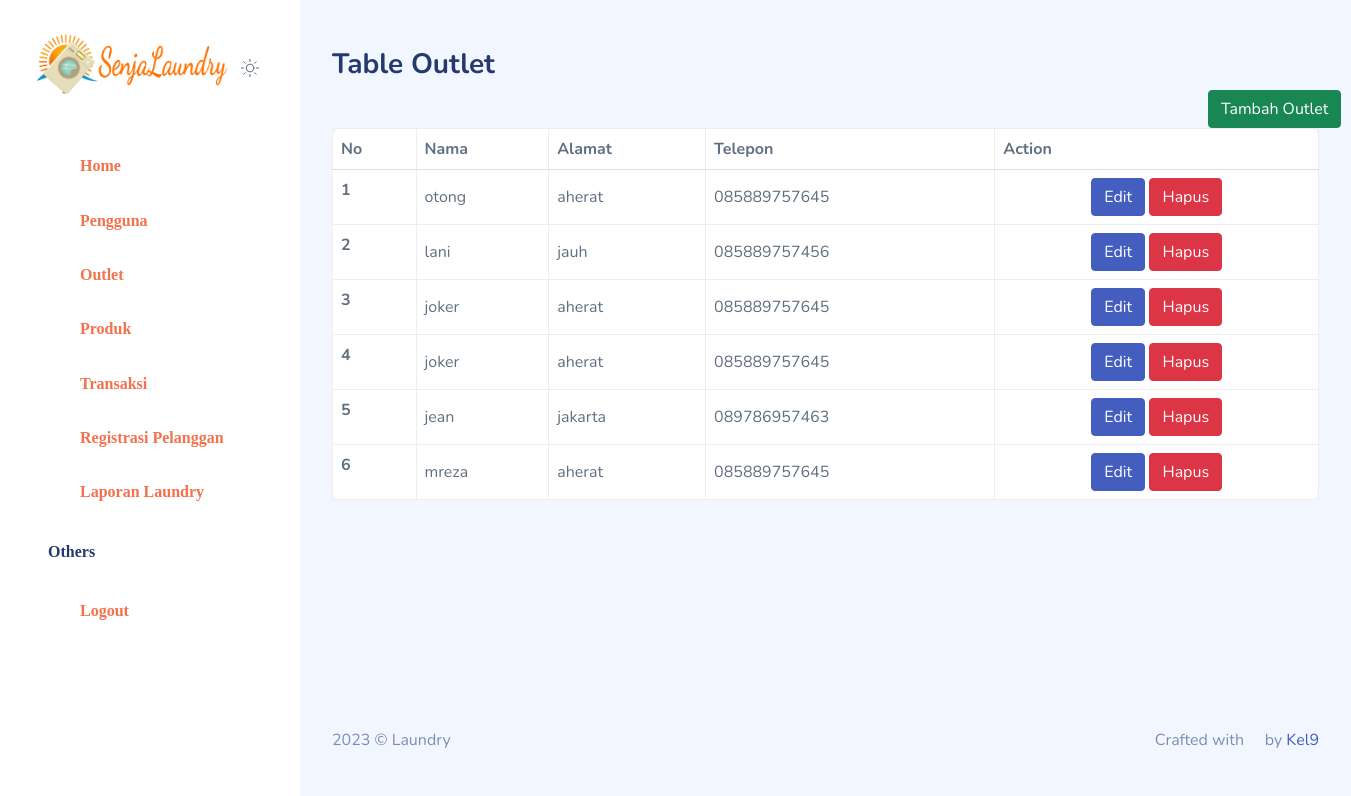
Page /views/outlet/v_list_outlet.php (signed in) on the committed database.
### tables this page shows
CREATE TABLE `tb_outlet` (
  `id` int(11) NOT NULL,
  `nama` varchar(100) NOT NULL,
  `alamat` text NOT NULL,
  `tlp` varchar(15) NOT NULL
);

### controllers/c_outlet.php (called while the page is built, shortened)
<?php
class c_outlet{
    public function koneksi(){
        $conn = mysqli_connect("localhost", "root", "", "laundry");
        return $conn;
    }
    public function tampil_data(){
        $conn = $this->koneksi();
        $batas = 5;
        $query2 = mysqli_query($conn, "SELECT * FROM tb_outlet");
        $jmldata = mysqli_num_rows($query2);
        $jmlhalaman = ceil($jmldata/$batas);
        $page = (isset($_GET['page'])) ? $_GET['page']:1;
        $posisi = ($page - 1) * $batas;
    if (isset($_POST['search'])) {
            $ser = $_POST['cari'];
            $query = "SELECT * FROM tb_outlet WHERE nama = '$ser' or alamat = '$ser' or tlp = '$ser'";
        } else {
            $query = "SELECT * FROM tb_outlet";
        }
        $data = mysqli_query($conn, $query);
            while($d = mysqli_fetch_object($data)){
                $hasil[] = $d;
            }
            return $hasil;
    }
}

### views/outlet/v_list_outlet.php (the view, shortened to what this page needs)
<?php
include_once "../template/header.php";
include_once "../template/sidebar.php";
include_once "../../controllers/c_outlet.php";
$bebas = new c_outlet();
?>
      <div id="main">
        <div class="page-heading">
          <div class="page-title">
            <div class="row">
              <div class="col-12 col-md-6 order-md-1 order-last">
                <h3>Table Outlet</h3>
              </div>
              <div class="col-12 col-md-6 order-md-2 order-first">
              </div>
            </div>
          </div>
          <section class="section">
            <div class="row" id="table-bordered">
              <div class="col-12">
              <a style=" margin-left:876px; margin-bottom:9px;"href="v_tambah_outlet.php"><button type="button" class="btn btn-round btn-success">Tambah Outlet</button></a>
                <div class="card">
                    <div class="table-responsive">
                      <table class="table table-bordered mb-0">
                        <thead>
                          <tr>
                            <th>No</th>
                            <th>Nama</th>
                            <th>Alamat</th>
                            <th>Telepon</th>
                            <th>Action</th>
                          </tr>
                        </thead>
                        <tbody>
                        <?php
                                            $no=1;
                                            foreach ($bebas->tampil_data() as $du ){?>
                                                <tr>
                                                    <th scope="row"><?php echo $no++?></th>
                                                    <td><?php echo $du->nama?></td>
                                                    <td><?php echo $du->alamat?></td>
                                                    <td><?php echo $du->tlp?></td>
                                                    <th>
                                                    <center>
                                              <a href="v_edit_outlet.php?id=<?= $du->id ?>"><button type="button" class="btn btn-round btn-primary">Edit</button></a>
                            <a onclick="return confirm('Apakah yakin data akan di hapus?')" href="../../routers/r_outlet.php?id=<?= $du->id ?>&aksi=hapus"><button type="button" name="hapus" class="btn btn-round btn-danger">Hapus</button></a>
                            </center>
                                                    </th>
                                                </tr>
                                                <?php }?>
                        </tbody>
                      </table>
                    </div>
                  </div>
                </div>
              </div>
            </div>
<?php
include_once "../template/footer.php";
?>

### rows in the picture
tb_outlet: nama "otong", alamat "aherat", tlp "085889757645"
tb_outlet: nama "lani", alamat "jauh", tlp "085889757456"
tb_outlet: nama "joker", alamat "aherat", tlp "085889757645"
tb_outlet: nama "joker", alamat "aherat", tlp "085889757645"
tb_outlet: nama "jean", alamat "jakarta", tlp "089786957463"
tb_outlet: nama "mreza", alamat "aherat", tlp "085889757645"
